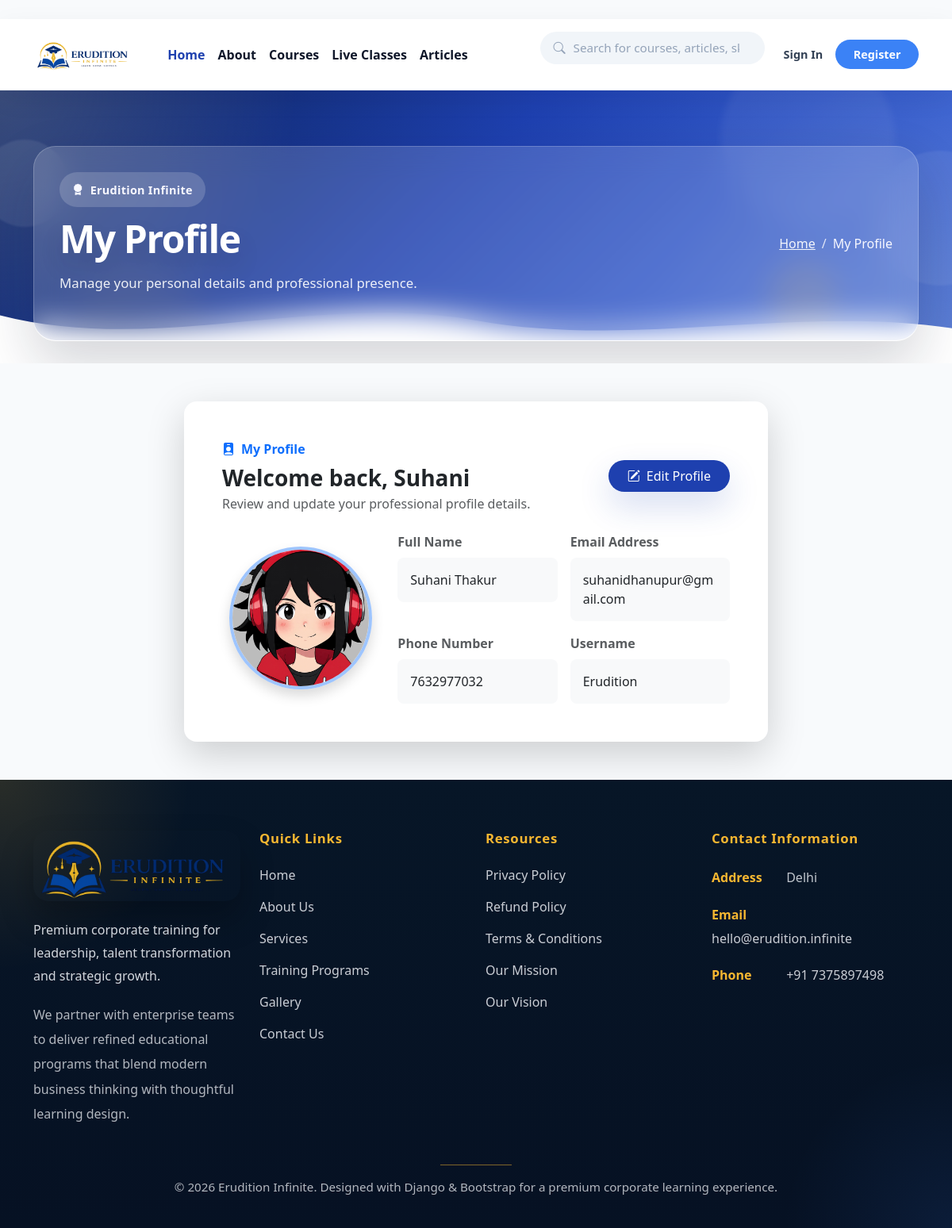
/profile/ (signed in), run on the app's committed database.
### Erudition/models.py (models this page shows, shortened)
class Profile(models.Model):
    user = models.OneToOneField(settings.AUTH_USER_MODEL, on_delete=models.CASCADE, related_name='profile')
    full_name = models.CharField(max_length=255, blank=True)
    phone_number = models.CharField(max_length=20, blank=True)
    profile_photo = models.ImageField(upload_to='profile_photos/', blank=True, null=True)
    created_at = models.DateTimeField(auto_now_add=True)
    updated_at = models.DateTimeField(auto_now=True)
    class Meta:
        ordering = ('-updated_at',)

### Erudition/views.py (the view)
# urls.py: path('profile/', views.profile_view, name='profile'),
@login_required
def profile_view(request):
    profile = get_or_create_profile(request.user)
    return render(request, 'Erudition/profile.html', {
        'profile': profile,
        'page_title': 'My Profile',
        'page_subtitle': 'Manage your personal details and professional presence.',
    })

### Erudition/context_processors.py (called while the page is built)
def active_announcement(request):
    announcement = Announcement.objects.filter(is_active=True).order_by('-created_at').first()
    return {'active_announcement': announcement}

### Erudition/views.py (called while the page is built)
def get_or_create_profile(user):
    profile, created = Profile.objects.get_or_create(user=user)
    return profile

### Erudition/templates/Erudition/profile.html (shortened to what this page needs)
{% extends 'Erudition/base.html' %}
{% block header_banner %}
    {% include 'Erudition/header_banner.html' %}
{% endblock %}
{% block content %}
<div class="container py-5">
    <div class="row justify-content-center">
        <div class="col-lg-8">
            <div class="card border-0 shadow-lg rounded-4 overflow-hidden">
                <div class="card-body p-4 p-md-5">
                    <div class="d-flex flex-column flex-md-row align-items-md-center justify-content-between gap-3 mb-4">
                        <div>
                            <div class="d-inline-flex align-items-center gap-2 text-primary fw-semibold mb-2">
                                <i class="bi bi-person-badge-fill"></i>
                                My Profile
                            </div>
                            <h2 class="h3 mb-1 fw-bold text-dark">Welcome back, {{ request.user.first_name|default:request.user.username }}</h2>
                            <p class="text-muted mb-0">Review and update your professional profile details.</p>
                        </div>
                        <a href="{% url 'edit_profile' %}" class="btn btn-primary-custom rounded-pill px-4 py-2">
                            <i class="bi bi-pencil-square me-2"></i>Edit Profile
                        </a>
                    </div>
                    <div class="row g-4 align-items-center">
                        <div class="col-md-4 text-center">
                            {% if profile.profile_photo %}
                                <img src="{{ profile.profile_photo.url }}" alt="Profile photo" class="img-fluid rounded-circle border border-4 border-primary-subtle shadow" style="width: 180px; height: 180px; object-fit: cover;">
                            {% else %}
                                <div class="rounded-circle border border-4 border-primary-subtle shadow d-flex align-items-center justify-content-center bg-light" style="width: 180px; height: 180px; margin: 0 auto;">
                                    <i class="bi bi-person-circle text-primary" style="font-size: 5rem;"></i>
                                </div>
                            {% endif %}
                        </div>
                        <div class="col-md-8">
                            <div class="row g-3">
                                <div class="col-sm-6">
                                    <label class="form-label fw-semibold text-muted">Full Name</label>
                                    <div class="p-3 rounded-3 bg-light">{{ profile.full_name|default:'Not provided' }}</div>
                                </div>
                                <div class="col-sm-6">
                                    <label class="form-label fw-semibold text-muted">Email Address</label>
                                    <div class="p-3 rounded-3 bg-light">{{ request.user.email|default:'Not provided' }}</div>
                                </div>
                                <div class="col-sm-6">
                                    <label class="form-label fw-semibold text-muted">Phone Number</label>
                                    <div class="p-3 rounded-3 bg-light">{{ profile.phone_number|default:'Not provided' }}</div>
                                </div>
                                <div class="col-sm-6">
                                    <label class="form-label fw-semibold text-muted">Username</label>
                                    <div class="p-3 rounded-3 bg-light">{{ request.user.username }}</div>
                                </div>
                            </div>
                        </div>
                    </div>
                </div>
            </div>
        </div>
    </div>
</div>
{% endblock %}

### Erudition/static/Erudition/css/style.css (style rules this page uses)
body { font-family: 'Segoe UI', sans-serif; background: #f8fafc; color: #0f172a; min-height: 100%; }
img { max-width: 100%; height: auto; }
.btn-primary-custom { background-color: #1e40af; border: none; color: #ffffff; box-shadow: 0 18px 40px rgba(30, 64, 175, 0.18); transition: background-color 0.25s ease, transform 0.25s ease; }

### data on the page
Profile: profile_photo (picture), full_name "Suhani Thakur", phone_number "7632977032"

### other printed values
{{ page_title }} "My Profile"
{{ page_subtitle }} "Manage your personal details and professional presence."
{{ request.user.first_name|default:request.user.username }} "Suhani"
{{ request.user.email|default:'Not provided' }} "suhanidhanupur@gmail.com"
{{ request.user.username }} "Erudition"
